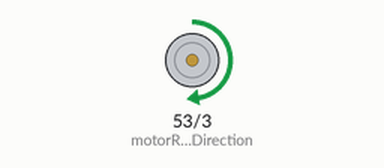
Bench run of a sketch on a simulated Arduino Mega 2560, built with avr-gcc and run on an emulated ATmega2560. On the bench: direction and speed pins drawn as motors (green arrow = direction pin HIGH = forward, orange = LOW = backward, longer = more drive).

Above: at 2.5 s.
At 7.5 s:
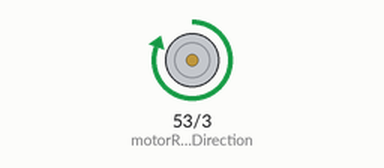
Timing chart, 0 to 13.0 s (numbered marks = the images above):
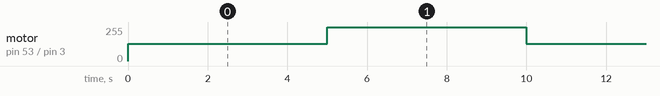

The sketch:

test_FIT0441_due.ino
```cpp
int motorRightDirection = 53;
int motorRightPwm = 3;

bool direction = LOW;

void setup() {
  // put your setup code here, to run once:
  pinMode(motorRightDirection, OUTPUT);
  pinMode(motorRightPwm, OUTPUT);
  motorStop();
}

void loop() {
  // put your main code here, to run repeatedly:
  motorForward();
  delay(5000);
  motorStop();
  delay(5000);

}

void motorForward() {
  digitalWrite(motorRightDirection, HIGH);
  analogWrite(motorRightPwm, 128);
}

void motorBackward() {
  // the right motor is not switching directions
  digitalWrite(motorRightDirection, LOW);
  analogWrite(motorRightPwm, 0);
}

void motorStop() {
  analogWrite(motorRightPwm, 255);
}
```

Measured:
- by itself, motor on pin 53 (motorRightDirection) / pin 3 (motorRightPwm): alternates forward 255/255 for 5.0 s and forward 128/255 for 5.0 s
